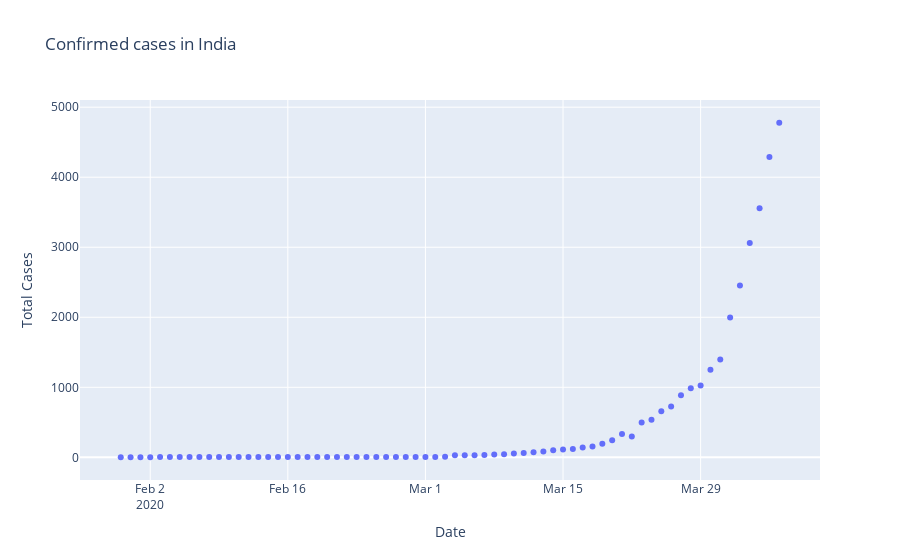

The code cell stored with this chart in its notebook:
### Code cell
fig=px.scatter(dbd_India,x="Date",y="Total Cases",title='Confirmed cases in India',)
fig.show()
dbd_India.iplot(kind='scatter',x='Date',y='Total Cases',mode='lines+markers')
plt.show()
